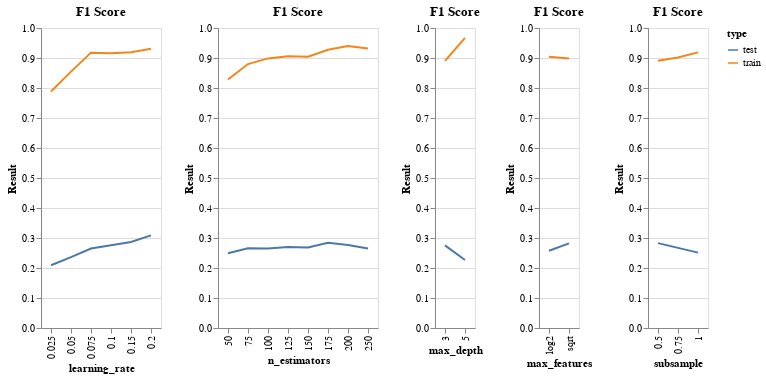

Notebook code cell kept with this figure:
### Markdown cell above
# Holding "all else equal" let's look at the median result for each parameter option to identify any trends...

### Code cell
df = csv_data.copy()
df = df[df.Score=='F1']
#print(df.columns)
df = df.groupby(['type','learning_rate',])['Result'].median().reset_index()

chart1 = alt.Chart(df).mark_line().encode(
    x = 'learning_rate:O',
    y = 'Result:Q',
    color = 'type:N',
    tooltip = 'learning_rate:Q',

).properties(
    title = 'F1 Score'
)

df = csv_data.copy()
df = df[df.Score=='F1']
df = df.groupby(['type','n_estimators',])['Result'].median().reset_index()


chart2 = alt.Chart(df).mark_line().encode(
    x = 'n_estimators:O',
    y = 'Result:Q',
    color = 'type:N',
    tooltip = 'n_estimators:Q',

).properties(
    title = 'F1 Score'
)

df = csv_data.copy()
df = df[df.Score=='F1']
#print(df.columns)
df = df.groupby(['type','max_depth',])['Result'].median().reset_index()
#display(df)

chart3 = alt.Chart(df).mark_line().encode(
    x = 'max_depth:O',
    y = 'Result:Q',
    color = 'type:N',
    tooltip = 'max_depth:Q',

).properties(
    title = 'F1 Score'
)

df = csv_data.copy()
df = df[df.Score=='F1']
#print(df.columns)
df = df.groupby(['type','max_features',])['Result'].median().reset_index()

chart4 = alt.Chart(df).mark_line().encode(
    x = 'max_features:O',
    y = 'Result:Q',
    color = 'type:N',
    tooltip = 'max_features:Q',

).properties(
    title = 'F1 Score'
)

df = csv_data.copy()
df = df[df.Score=='F1']
#print(df.columns)
df = df.groupby(['type','subsample',])['Result'].median().reset_index()

chart5 = alt.Chart(df).mark_line().encode(
    x = 'subsample:O',
    y = 'Result:Q',
    color = 'type:N',
    tooltip = 'subsample:Q',

).properties(
    title = 'F1 Score'
)

chart1 | chart2 | chart3 | chart4 | chart5

### Figure 1 — Vega-Lite specification as saved in the notebook (floating-point values rounded to 4 significant figures)
{"config": {"view": {"continuousWidth": 400, "continuousHeight": 300}}, "hconcat": [{"data": {"name": "data-a365edae50c7e21e221fc6ab66b472d0"}, "mark": "line", "encoding": {"color": {"field": "type", "type": "nominal"}, "tooltip": {"field": "learning_rate", "type": "quantitative"}, "x": {"field": "learning_rate", "type": "ordinal"}, "y": {"field": "Result", "type": "quantitative"}}, "title": "F1 Score"}, {"data": {"name": "data-2a480bfc291c8fe84ee9baeb02d5bdb8"}, "mark": "line", "encoding": {"color": {"field": "type", "type": "nominal"}, "tooltip": {"field": "n_estimators", "type": "quantitative"}, "x": {"field": "n_estimators", "type": "ordinal"}, "y": {"field": "Result", "type": "quantitative"}}, "title": "F1 Score"}, {"data": {"name": "data-cb4f08d2f3e34d93727caa5f695b81ef"}, "mark": "line", "encoding": {"color": {"field": "type", "type": "nominal"}, "tooltip": {"field": "max_depth", "type": "quantitative"}, "x": {"field": "max_depth", "type": "ordinal"}, "y": {"field": "Result", "type": "quantitative"}}, "title": "F1 Score"}, {"data": {"name": "data-65a08a4ff848dec8e5cf486a268f24c4"}, "mark": "line", "encoding": {"color": {"field": "type", "type": "nominal"}, "tooltip": {"field": "max_features", "type": "quantitative"}, "x": {"field": "max_features", "type": "ordinal"}, "y": {"field": "Result", "type": "quantitative"}}, "title": "F1 Score"}, {"data": {"name": "data-29771031d8f3a179f3ef08e352cd6d2c"}, "mark": "line", "encoding": {"color": {"field": "type", "type": "nominal"}, "tooltip": {"field": "subsample", "type": "quantitative"}, "x": {"field": "subsample", "type": "ordinal"}, "y": {"field": "Result", "type": "quantitative"}}, "title": "F1 Score"}], "$schema": "https://vega.github.io/schema/vega-lite/v4.17.0.json", "datasets": {"data-a365edae50c7e21e221fc6ab66b472d0": [{"type": "test", "learning_rate": 0.025, "Result": 0.2092}, {"type": "test", "learning_rate": 0.05, "Result": 0.2362}, {"type": "test", "learning_rate": 0.075, "Result": 0.2649}, {"type": "test", "learning_rate": 0.1, "Result": 0.2758}, {"type": "test", "learning_rate": 0.15, "Result": 0.2865}, {"type": "test", "learning_rate": 0.2, "Result": 0.3089}, {"type": "train", "learning_rate": 0.025, "Result": 0.7882}, {"type": "train", "learning_rate": 0.05, "Result": 0.8545}, {"type": "train", "learning_rate": 0.075, "Result": 0.9179}, {"type": "train", "learning_rate": 0.1, "Result": 0.9156}, {"type": "train", "learning_rate": 0.15, "Result": 0.9193}, {"type": "train", "learning_rate": 0.2, "Result": 0.9307}], "data-2a480bfc291c8fe84ee9baeb02d5bdb8": [{"type": "test", "n_estimators": 50, "Result": 0.2492}, {"type": "test", "n_estimators": 75, "Result": 0.2655}, {"type": "test", "n_estimators": 100, "Result": 0.2647}, {"type": "test", "n_estimators": 125, "Result": 0.2697}, {"type": "test", "n_estimators": 150, "Result": 0.2684}, {"type": "test", "n_estimators": 175, "Result": 0.2844}, {"type": "test", "n_estimators": 200, "Result": 0.2766}, {"type": "test", "n_estimators": 250, "Result": 0.2651}, {"type": "train", "n_estimators": 50, "Result": 0.8281}, {"type": "train", "n_estimators": 75, "Result": 0.8798}, {"type": "train", "n_estimators": 100, "Result": 0.8986}, {"type": "train", "n_estimators": 125, "Result": 0.9057}, {"type": "train", "n_estimators": 150, "Result": 0.904}, {"type": "train", "n_estimators": 175, "Result": 0.9275}, {"type": "train", "n_estimators": 200, "Result": 0.94}, {"type": "train", "n_estimators": 250, "Result": 0.932}], "data-cb4f08d2f3e34d93727caa5f695b81ef": [{"type": "test", "max_depth": 3, "Result": 0.2753}, {"type": "test", "max_depth": 5, "Result": 0.2265}, {"type": "train", "max_depth": 3, "Result": 0.8903}, {"type": "train", "max_depth": 5, "Result": 0.9669}], "data-65a08a4ff848dec8e5cf486a268f24c4": [{"type": "test", "max_features": "log2", "Result": 0.2575}, {"type": "test", "max_features": "sqrt", "Result": 0.2821}, {"type": "train", "max_features": "log2", "Result": 0.904}, {"type": "train", "max_features": "sqrt", "Result": 0.8982}], "data-29771031d8f3a179f3ef08e352cd6d2c": [{"type": "test", "subsample": 0.5, "Result": 0.2829}, {"type": "test", "subsample": 0.75, "Result": 0.2671}, {"type": "test", "subsample": 1.0, "Result": 0.2512}, {"type": "train", "subsample": 0.5, "Result": 0.8912}, {"type": "train", "subsample": 0.75, "Result": 0.9016}, {"type": "train", "subsample": 1.0, "Result": 0.9188}]}}
